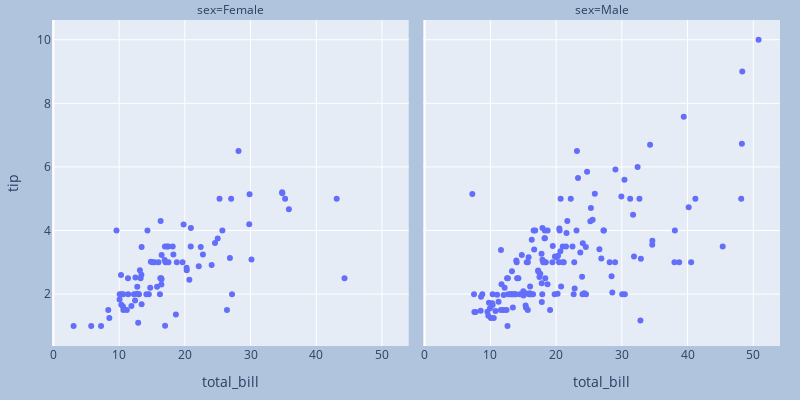

This figure's notebook cell:
### Code cell
df = px.data.tips()


# facet plots, allows same subplots to be plotted for different categories, in this case sex
fig = px.scatter(df, x="total_bill", y="tip", facet_col="sex",
                 width=800, height=400)

fig.update_layout(
    margin=dict(l=20, r=20, t=20, b=20),
    paper_bgcolor="LightSteelBlue",
)

fig.show()

### Figure 1 — Plotly figure (JSON) as saved in the notebook; plotly's stock layout.template omitted (floating-point values rounded to 4 significant figures; data arrays with more than 128 entries replaced by an {"elided": "..."} marker saying what was removed)
{"data": [{"hovertemplate": "sex=Female<br>total_bill=%{x}<br>tip=%{y}<extra></extra>", "legendgroup": "", "marker": {"color": "#636efa", "symbol": "circle"}, "mode": "markers", "name": "", "orientation": "v", "showlegend": false, "type": "scatter", "x": [16.99, 24.59, 35.26, 14.83, 10.33, 16.97, 20.29, 15.77, 19.65, 15.06, 20.69, 16.93, 10.29, 34.81, 26.41, 16.45, 3.07, 17.07, 26.86, 25.28, 14.73, 10.07, 34.83, 5.75, 16.32, 22.75, 11.35, 15.38, 44.3, 22.42, 20.92, 14.31, 7.25, 25.71, 17.31, 10.65, 12.43, 24.08, 13.42, 12.48, 29.8, 14.52, 11.38, 20.27, 11.17, 12.26, 18.26, 8.51, 10.33, 14.15, 13.16, 17.47, 27.05, 16.43, 8.35, 18.64, 11.87, 29.85, 25, 13.39, 16.21, 17.51, 10.59, 10.63, 9.6, 20.9, 18.15, 19.81, 43.11, 13, 12.74, 13, 16.4, 16.47, 12.76, 13.27, 28.17, 12.9, 30.14, 13.42, 15.98, 16.27, 10.09, 22.12, 35.83, 27.18, 18.78], "xaxis": "x", "y": [1.01, 3.61, 5, 3.02, 1.67, 3.5, 2.75, 2.23, 3, 3, 2.45, 3.07, 2.6, 5.2, 1.5, 2.47, 1, 3, 3.14, 5, 2.2, 1.83, 5.17, 1, 4.3, 3.25, 2.5, 3, 2.5, 3.48, 4.08, 4, 1, 4, 3.5, 1.5, 1.8, 2.92, 1.68, 2.52, 4.2, 2, 2, 2.83, 1.5, 2, 3.25, 1.25, 2, 2, 2.75, 3.5, 5, 2.3, 1.5, 1.36, 1.63, 5.14, 3.75, 2.61, 2, 3, 1.61, 2, 4, 3.5, 3.5, 4.19, 5, 2, 2.01, 2, 2.5, 3.23, 2.23, 2.5, 6.5, 1.1, 3.09, 3.48, 3, 2.5, 2, 2.88, 4.67, 2, 3], "yaxis": "y"}, {"hovertemplate": "sex=Male<br>total_bill=%{x}<br>tip=%{y}<extra></extra>", "legendgroup": "", "marker": {"color": "#636efa", "symbol": "circle"}, "mode": "markers", "name": "", "orientation": "v", "showlegend": false, "type": "scatter", "x": {"elided": "157 float values"}, "xaxis": "x2", "y": {"elided": "157 float values"}, "yaxis": "y2"}], "layout": {"annotations": [{"font": {}, "showarrow": false, "text": "sex=Female", "x": 0.245, "xanchor": "center", "xref": "paper", "y": 1, "yanchor": "bottom", "yref": "paper"}, {"font": {}, "showarrow": false, "text": "sex=Male", "x": 0.755, "xanchor": "center", "xref": "paper", "y": 1, "yanchor": "bottom", "yref": "paper"}], "height": 400, "legend": {"tracegroupgap": 0}, "margin": {"b": 20, "l": 20, "r": 20, "t": 20}, "paper_bgcolor": "LightSteelBlue", "width": 800, "xaxis": {"anchor": "y", "domain": [0, 0.49], "title": {"text": "total_bill"}}, "xaxis2": {"anchor": "y2", "domain": [0.51, 1], "matches": "x", "title": {"text": "total_bill"}}, "yaxis": {"anchor": "x", "domain": [0, 1], "title": {"text": "tip"}}, "yaxis2": {"anchor": "x2", "domain": [0, 1], "matches": "y", "showticklabels": false}}}
